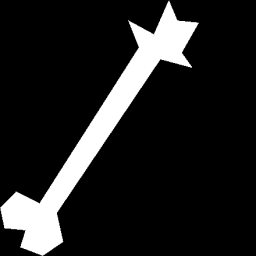
#> input picture x_val/Bone-11.png, 256 x 256 px, given as the content of the folder Y_pred, which was not available
$ python -i post_process.py   (imports and definitions only)
#> lines starting #> are read from the running program, lines starting #| are printed output that depends on the picture; pictures that were not available may be replaced by others from this repository, and a replacement may not be noted

import cv2
from skimage.io import imread, imsave
import os
import numpy as np


def erode_imgs():
    Y_pred = 'Y_pred'
    # Y_target = 'Y_target'

    img_names = [name.name for name in os.scandir(
        Y_pred) if name.is_file()]

    kernel = cv2.getStructuringElement(cv2.MORPH_CROSS,(5,5))
    # Create an empty output image to hold values
    for j, file in enumerate(img_names):
        if file.find(".png") == -1:
            continue
        pred_img = imread('/'.join([Y_pred, file]), as_gray=True)
#> pred_img is the input picture: shape (256, 256); min 0, max 255, mean 33.3
        thin = np.zeros(pred_img.shape,dtype='uint8')
        # Erosion
        erode = cv2.erode(pred_img,kernel)
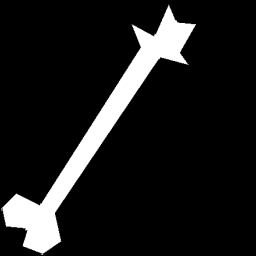
#> erode: shape (256, 256); min 0, max 255, mean 28.2
        # Opening on eroded image
        opening = cv2.morphologyEx(erode,cv2.MORPH_OPEN,kernel)
        # Subtract these two
        subset = erode - opening
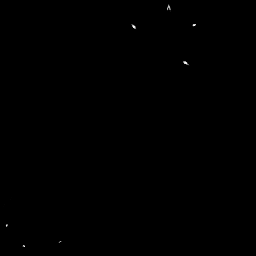
#> subset: shape (256, 256); min 0, max 255, mean 0.1
        # Union of all previous sets
        thin = cv2.bitwise_or(subset,thin)

        imsave(f'Y_eroded/{file}', thin)


def overlap_skeleton(shape_path='x_val', skel_path='I3'):
    out_dir = 'overlapped'

    img_names = [name.name for name in os.scandir(
        shape_path) if name.is_file()]

    for j, file in enumerate(img_names):
        if file.find(".png") == -1:
            continue
        shape_img = imread('/'.join([shape_path, file]), as_gray=True)
        skel_img = imread('/'.join([skel_path, file]), as_gray=True)

        overlp = cv2.bitwise_xor(shape_img,skel_img)
        imsave(f'{out_dir}/{file}', overlp)


# overlap_skeleton()
# distance_transorm('test_shapes')

>>> result = erode_imgs()

$ run again, on x_val/Bone-20.png
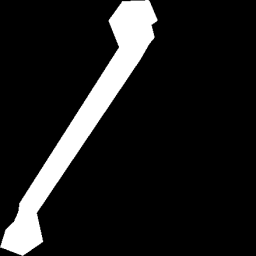
#> input picture x_val/Bone-20.png, 256 x 256 px, given as the content of the folder Y_pred, which was not available
#> in erode_imgs, pred_img is the input picture: shape (256, 256); min 0, max 255, mean 28.9
#> in erode_imgs, `erode = cv2.erode(pred_img,kernel)`:
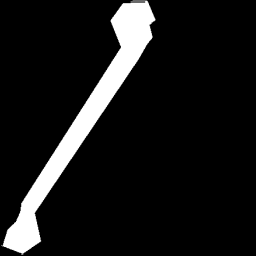
#> erode: shape (256, 256); min 0, max 255, mean 24.7
